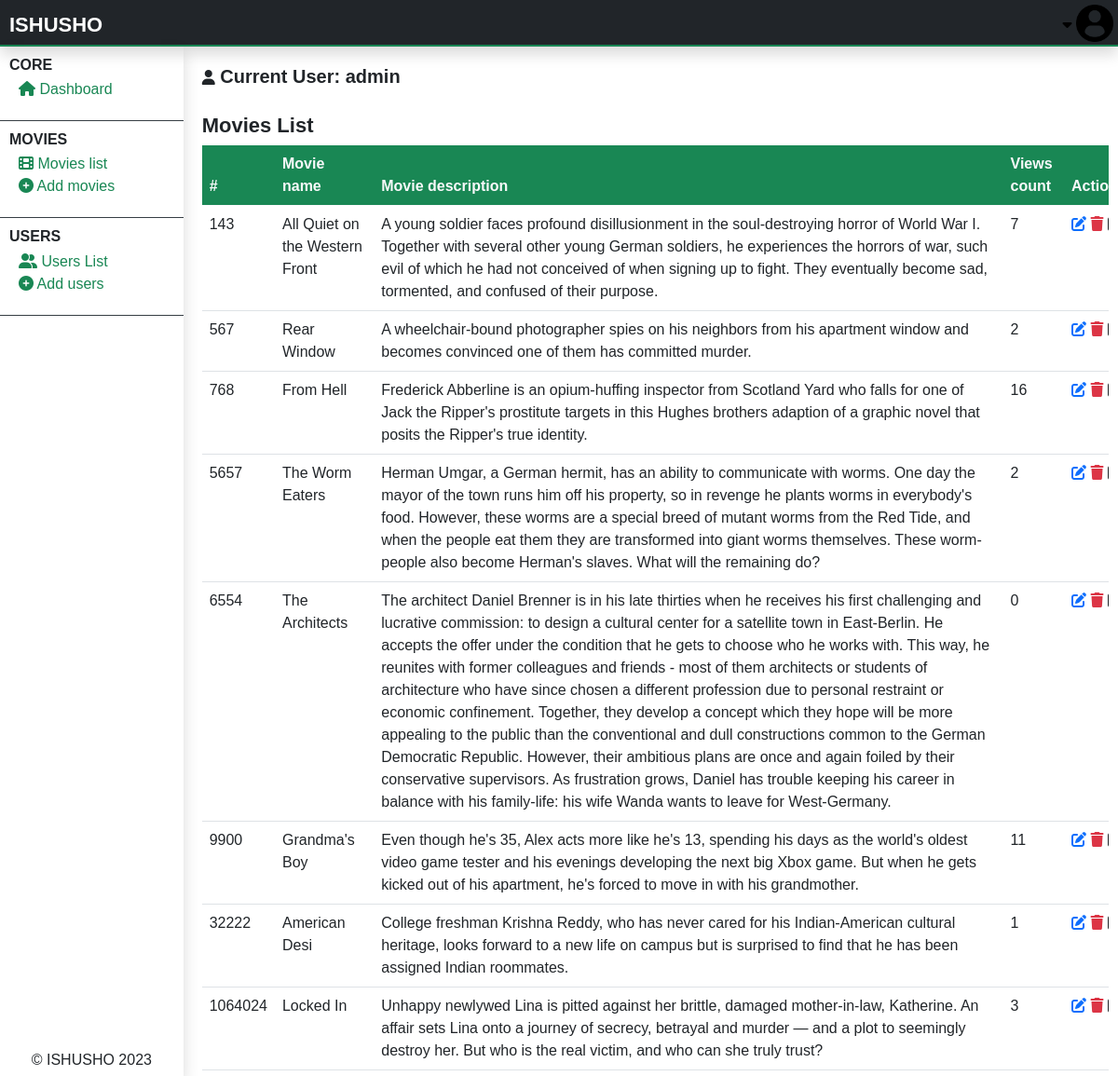
The app's page /admin/admin-movies-list.php (signed in) with its own data.
### tables this page shows
CREATE TABLE `movies` (
  `movie_id` varchar(255) NOT NULL,
  `movie_name` text NOT NULL,
  `movie_description` text NOT NULL,
  `movie_categories` text NOT NULL,
  `movie_poster` text NOT NULL,
  `movie_url` text NOT NULL,
  `url720` text NOT NULL,
  `url480` text NOT NULL,
  `release_date` varchar(255) NOT NULL,
  `addition_date` text NOT NULL,
  `added_by` int(11) NOT NULL
);

### admin/admin-movies-list.php (the view, shortened to what this page needs)
<?php
include("../php/global/server.php");
?>
<!DOCTYPE html>
<html lang="en">
<head>
    <?php
    include('../php/global/cdns.php');
    ?>
    <link rel="stylesheet" href="../styles/admin-main.css">
</head>
<body>
    <div class="main-container">
        <?php
        include("./php/header.php");
        ?>
        <section class="center-section">
            <?php
            include('./php/nav-left.php');
            ?>
            <div class="right-contents">
                <?php
                include("./php/acting-user.php");
                ?>
                <div class="all-interchange">
                    <h1>
                        Movies list
                    </h1>
                    <table class="table table-responsive table-hover">
                        <thead>
                            <tr class="bg-success text-light">
                                <th>
                                    #
                                </th>
                                <th>
                                    Movie name
                                </th>
                                <th>
                                    Movie description
                                </th>
                                <th>
                                    Views count
                                </th>
                                <th>
                                    Actions
                                </th>
                            </tr>
                        </thead>
                        <tbody>
                            <?php
                            $getMovies = mysqli_query($server, "SELECT * from
                                    movies ORDER BY CAST(movie_id AS UNSIGNED)
                                ");
                            ?>
                            <?php
                            while ($dataMovies = mysqli_fetch_array($getMovies)) {
                            ?>
                                <tr>
                                    <td>
                                        <?php echo $video = $dataMovies['movie_id']; ?>
                                    </td>
                                    <td>
                                        <?php echo $dataMovies['movie_name']; ?>
                                    </td>
                                    <td>
                                        <?php echo $dataMovies['movie_description']; ?>
                                    </td>
                                    <td>
                                        <?php
                                        $getMovieViewsCount = mysqli_query($server, "SELECT * from
                                                    movie_views WHERE movie = '$video'
                                                ");
                                        echo mysqli_num_rows($getMovieViewsCount);
                                        ?>
                                    </td>
                                    <td>
                                        <a href="admin-edit-movie.php?edit&v=<?php echo $video; ?>" class="">
                                            <i class="fa fa-edit text-primary"></i>
                                        </a>
                                        <a href="?delete&v=<?php echo $video; ?>" onclick="return confirm('Are you sure to delete?');">
                                            <i class="fa fa-trash text-danger"></i>
                                        </a>
                                    </td>
                                </tr>
                            <?php
                            }
                            ?>
                        </tbody>
                    </table>
                </div>
            </div>
        </section>
    </div>
</body>
</html>

### styles/admin-main.css (style rules this page uses)
* { font-family: 'Gill Sans', 'Gill Sans MT', Calibri, 'Trebuchet MS', sans-serif; margin: 0; padding: 0; text-decoration: none; font-size: 16px; }
a { text-decoration: none; }
body { width: 100vw; overflow: hidden; }
.main-container { overflow: hidden; width: 100vw; height: 100vh; }
.main-container .center-section { display: flex; flex-direction: row; height: calc(100vh - 50px); }
.main-container .center-section .right-contents { margin: 10px; height: calc(100vh - 50px); width: calc(100vw - 200px); overflow: auto; }
.main-container .center-section .right-contents .all-interchange { margin: 10px; width: 1000px; }
.main-container .center-section .right-contents .all-interchange h1 { font-size: 22px; color: #212529; font-weight: bold; text-transform: capitalize; }
.main-container .center-section .right-contents .all-interchange table thead tr { position: sticky; top: 0px; }

### records on screen
movies: movie_id "143", movie_name "All Quiet on the Western Front", movie_description "A young soldier faces profound disillusionment in the soul-destroying horror of World War I. Together with several other young German soldiers, he experiences the horrors of war, such evil of which he had not conceived of when signing up to fight. They eventually become sad, tormented, and confused of their purpose.", mysqli_num_rows($getMovieViewsCount) "7"
movies: movie_id "567", movie_name "Rear Window", movie_description "A wheelchair-bound photographer spies on his neighbors from his apartment window and becomes convinced one of them has committed murder.", mysqli_num_rows($getMovieViewsCount) "2"
movies: movie_id "768", movie_name "From Hell", movie_description "Frederick Abberline is an opium-huffing inspector from Scotland Yard who falls for one of Jack the Ripper's prostitute targets in this Hughes brothers adaption of a graphic novel that posits the Ripper's true identity.", mysqli_num_rows($getMovieViewsCount) "16"
movies: movie_id "5657", movie_name "The Worm Eaters", movie_description "Herman Umgar, a German hermit, has an ability to communicate with worms. One day the mayor of the town runs him off his property, so in revenge he plants worms in everybody's food. However, these worms are a special breed of mutant worms from the Red Tide, and when the people eat them they are transformed into giant worms themselves. These worm-people also become Herman's slaves. What will the remaining do?", mysqli_num_rows($getMovieViewsCount) "2"
movies: movie_id "6554", movie_name "The Architects", movie_description "The architect Daniel Brenner is in his late thirties when he receives his first challenging and lucrative commission: to design a cultural center for a satellite town in East-Berlin. He accepts the offer under the condition that he gets to choose who he works with. This way, he reunites with former colleagues and friends - most of them architects or students of architecture who have since chosen a different profession due to personal restraint or economic confinement. Together, they develop a concept which they hope will be more appealing to the public than the conventional and dull constructions common to the German Democratic Republic. However, their ambitious plans are once and again…", mysqli_num_rows($getMovieViewsCount) "0"
movies: movie_id "9900", movie_name "Grandma's Boy", movie_description "Even though he's 35, Alex acts more like he's 13, spending his days as the world's oldest video game tester and his evenings developing the next big Xbox game. But when he gets kicked out of his apartment, he's forced to move in with his grandmother.", mysqli_num_rows($getMovieViewsCount) "11"
movies: movie_id "32222", movie_name "American Desi", movie_description "College freshman Krishna Reddy, who has never cared for his Indian-American cultural heritage, looks forward to a new life on campus but is surprised to find that he has been assigned Indian roommates.", mysqli_num_rows($getMovieViewsCount) "1"
movies: movie_id "1064024", movie_name "Locked In", movie_description "Unhappy newlywed Lina is pitted against her brittle, damaged mother-in-law, Katherine. An affair sets Lina onto a journey of secrecy, betrayal and murder — and a plot to seemingly destroy her. But who is the real victim, and who can she truly trust?", mysqli_num_rows($getMovieViewsCount) "3"

### other values on screen
$actingAdminUN "admin"
